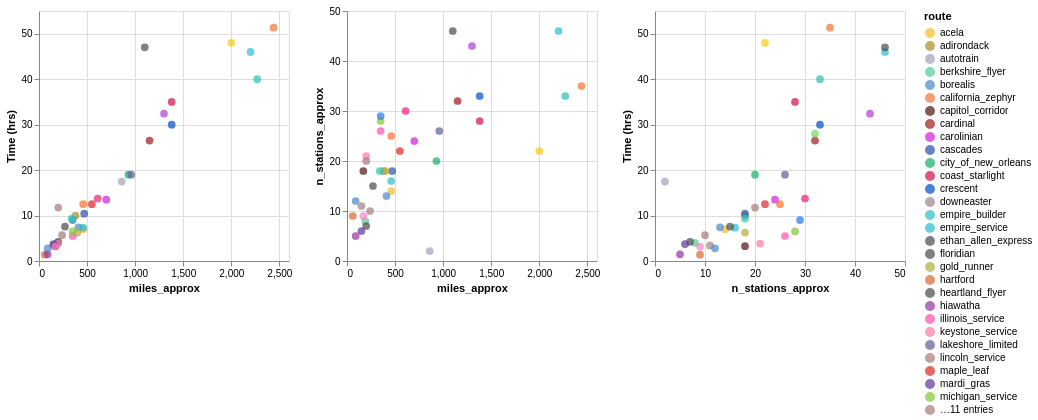

The code cell stored with this chart in its notebook:
### Code cell
route_colors = df.set_index('route')['_color'].to_dict()

chart_1 = alt.Chart(df).mark_circle(size=60).encode(
    x='miles_approx', y=alt.Y('time', title='Time (hrs)'), 
    color=alt.Color('route:N', scale=alt.Scale(domain=list(route_colors.keys()),
                                             range=list(route_colors.values()))),
    tooltip=['route_label', 'time', 'frequency', 'miles_approx', 'n_stations_approx']
    ).properties(width=250, height=250)

chart_2 = alt.Chart(df).mark_circle(size=60).encode(
    x='miles_approx', y='n_stations_approx', 
    color=alt.Color('route:N', scale=alt.Scale(domain=list(route_colors.keys()),
                                             range=list(route_colors.values()))),
    tooltip=['route_label', 'time', 'frequency', 'miles_approx', 'n_stations_approx']
    ).properties(width=250, height=250)

chart_3 = alt.Chart(df).mark_circle(size=60).encode(
    x='n_stations_approx', y=alt.Y('time', title='Time (hrs)'), 
    color=alt.Color('route:N', scale=alt.Scale(domain=list(route_colors.keys()),
                                             range=list(route_colors.values()))),
    tooltip=['route_label', 'time', 'frequency', 'miles_approx', 'n_stations_approx']
    ).properties(width=250, height=250)


alt.hconcat(chart_1, chart_2, chart_3)

### Figure 1 — Vega-Lite specification as saved in the notebook (floating-point values rounded to 4 significant figures)
{"config": {"view": {"continuousWidth": 300, "continuousHeight": 300}}, "hconcat": [{"mark": {"type": "circle", "size": 60}, "encoding": {"color": {"field": "route", "scale": {"domain": ["acela", "adirondack", "autotrain", "berkshire_flyer", "borealis", "california_zephyr", "capitol_corridor", "cardinal", "carolinian", "cascades", "city_of_new_orleans", "coast_starlight", "crescent", "downeaster", "empire_builder", "empire_service", "ethan_allen_express", "floridian", "gold_runner", "hartford", "heartland_flyer", "hiawatha", "illinois_service", "keystone_service", "lakeshore_limited", "lincoln_service", "maple_leaf", "mardi_gras", "michigan_service", "missouri_river", "northeast_regional", "pacific_surfliner", "pennsylvanian", "piedmont", "silver_meteor_palmetto", "southwest_chief", "sunset_limited", "texas_eagle", "valley_flyer", "vermonter"], "range": ["#F5BD23", "#AE8A27", "#A4A1B8", "#4ECC93", "#4987C9", "#F27435", "#530F0F", "#A01919", "#D31BD9", "#2750AE", "#12AE68", "#CC0F48", "#004CC7", "#9C8585", "#2BBCCF", "#2BBCCF", "#4A4A4A", "#4A4A4A", "#B2AC3D", "#D16935", "#4A4A4A", "#9830A0", "#FF4EAD", "#FE78A7", "#5E5E94", "#A67979", "#DE2323", "#5C359B", "#82C634", "#A67979", "#FD6F2C", "#2377DE", "#2EC5B3", "#FF80C0", "#70DC55", "#2AC1B0", "#F5CB0E", "#B03AD2", "#4987C9", "#E72177"]}, "type": "nominal"}, "tooltip": [{"field": "route_label", "type": "nominal"}, {"field": "time", "type": "quantitative"}, {"field": "frequency", "type": "nominal"}, {"field": "miles_approx", "type": "quantitative"}, {"field": "n_stations_approx", "type": "quantitative"}], "x": {"field": "miles_approx", "type": "quantitative"}, "y": {"field": "time", "title": "Time (hrs)", "type": "quantitative"}}, "height": 250, "width": 250}, {"mark": {"type": "circle", "size": 60}, "encoding": {"color": {"field": "route", "scale": {"domain": ["acela", "adirondack", "autotrain", "berkshire_flyer", "borealis", "california_zephyr", "capitol_corridor", "cardinal", "carolinian", "cascades", "city_of_new_orleans", "coast_starlight", "crescent", "downeaster", "empire_builder", "empire_service", "ethan_allen_express", "floridian", "gold_runner", "hartford", "heartland_flyer", "hiawatha", "illinois_service", "keystone_service", "lakeshore_limited", "lincoln_service", "maple_leaf", "mardi_gras", "michigan_service", "missouri_river", "northeast_regional", "pacific_surfliner", "pennsylvanian", "piedmont", "silver_meteor_palmetto", "southwest_chief", "sunset_limited", "texas_eagle", "valley_flyer", "vermonter"], "range": ["#F5BD23", "#AE8A27", "#A4A1B8", "#4ECC93", "#4987C9", "#F27435", "#530F0F", "#A01919", "#D31BD9", "#2750AE", "#12AE68", "#CC0F48", "#004CC7", "#9C8585", "#2BBCCF", "#2BBCCF", "#4A4A4A", "#4A4A4A", "#B2AC3D", "#D16935", "#4A4A4A", "#9830A0", "#FF4EAD", "#FE78A7", "#5E5E94", "#A67979", "#DE2323", "#5C359B", "#82C634", "#A67979", "#FD6F2C", "#2377DE", "#2EC5B3", "#FF80C0", "#70DC55", "#2AC1B0", "#F5CB0E", "#B03AD2", "#4987C9", "#E72177"]}, "type": "nominal"}, "tooltip": [{"field": "route_label", "type": "nominal"}, {"field": "time", "type": "quantitative"}, {"field": "frequency", "type": "nominal"}, {"field": "miles_approx", "type": "quantitative"}, {"field": "n_stations_approx", "type": "quantitative"}], "x": {"field": "miles_approx", "type": "quantitative"}, "y": {"field": "n_stations_approx", "type": "quantitative"}}, "height": 250, "width": 250}, {"mark": {"type": "circle", "size": 60}, "encoding": {"color": {"field": "route", "scale": {"domain": ["acela", "adirondack", "autotrain", "berkshire_flyer", "borealis", "california_zephyr", "capitol_corridor", "cardinal", "carolinian", "cascades", "city_of_new_orleans", "coast_starlight", "crescent", "downeaster", "empire_builder", "empire_service", "ethan_allen_express", "floridian", "gold_runner", "hartford", "heartland_flyer", "hiawatha", "illinois_service", "keystone_service", "lakeshore_limited", "lincoln_service", "maple_leaf", "mardi_gras", "michigan_service", "missouri_river", "northeast_regional", "pacific_surfliner", "pennsylvanian", "piedmont", "silver_meteor_palmetto", "southwest_chief", "sunset_limited", "texas_eagle", "valley_flyer", "vermonter"], "range": ["#F5BD23", "#AE8A27", "#A4A1B8", "#4ECC93", "#4987C9", "#F27435", "#530F0F", "#A01919", "#D31BD9", "#2750AE", "#12AE68", "#CC0F48", "#004CC7", "#9C8585", "#2BBCCF", "#2BBCCF", "#4A4A4A", "#4A4A4A", "#B2AC3D", "#D16935", "#4A4A4A", "#9830A0", "#FF4EAD", "#FE78A7", "#5E5E94", "#A67979", "#DE2323", "#5C359B", "#82C634", "#A67979", "#FD6F2C", "#2377DE", "#2EC5B3", "#FF80C0", "#70DC55", "#2AC1B0", "#F5CB0E", "#B03AD2", "#4987C9", "#E72177"]}, "type": "nominal"}, "tooltip": [{"field": "route_label", "type": "nominal"}, {"field": "time", "type": "quantitative"}, {"field": "frequency", "type": "nominal"}, {"field": "miles_approx", "type": "quantitative"}, {"field": "n_stations_approx", "type": "quantitative"}], "x": {"field": "n_stations_approx", "type": "quantitative"}, "y": {"field": "time", "title": "Time (hrs)", "type": "quantitative"}}, "height": 250, "width": 250}], "data": {"name": "data-8c176b3dc10ebb1b246ed1ae878233ca"}, "$schema": "https://vega.github.io/schema/vega-lite/v5.20.1.json", "datasets": {"data-8c176b3dc10ebb1b246ed1ae878233ca": [{"route": "acela", "route_label": "Acela", "origin": "Boston", "destination": "Washington DC", "stop_summary": "Boston - New Haven - New York - Philadelphia - Wilmington - Washington", "n_stations_approx": 14, "n_stations_approx_label": "14 (min: 4, max: 14)", "time": 7.0, "time_label": "7hrs", "frequency": "nx Daily", "miles_approx": 460, "bikes": null, "_color": "#F5BD23", "link": "https://www.amtrak.com/routes/acela-train"}, {"route": "adirondack", "route_label": "Adirondack", "origin": "Montreal", "destination": "New York", "stop_summary": "Montreal - Westport - Saratoga Springs - Albany - New York", "n_stations_approx": 18, "n_stations_approx_label": 18, "time": 10.0, "time_label": "10hrs", "frequency": "Daily", "miles_approx": 380, "bikes": null, "_color": "#AE8A27", "link": "https://www.amtrak.com/routes/adirondack-train"}, {"route": "autotrain", "route_label": "Autotrain", "origin": "Lorton, VA (Washington DC)", "destination": "Sanford, FL (Orlando)", "stop_summary": "Lorton, VA (Washington, DC) - Sanford, FL (Orlando)", "n_stations_approx": 2, "n_stations_approx_label": 2, "time": 17.48, "time_label": "17hrs 29min", "frequency": "Daily", "miles_approx": 860, "bikes": "yes", "_color": "#A4A1B8", "link": "https://www.amtrak.com/routes/auto-train"}, {"route": "berkshire_flyer", "route_label": "Berkshire Flyer", "origin": "New York", "destination": "Pittsfield", "stop_summary": "New York - Poughkeepsie - Albany - Pittsfield", "n_stations_approx": 8, "n_stations_approx_label": 8, "time": 4.0, "time_label": "4hrs", "frequency": "Late June - Early Sept", "miles_approx": 190, "bikes": null, "_color": "#4ECC93", "link": "https://www.amtrak.com/routes/berkshire-flyer-train"}, {"route": "borealis", "route_label": "Borealis", "origin": "St. Paul / Minneapolis", "destination": "Chicago", "stop_summary": "St. Paul/Minneapolis - Milwaukee - Chicago", "n_stations_approx": 13, "n_stations_approx_label": 13, "time": 7.4, "time_label": "7hrs 24min", "frequency": "Daily", "miles_approx": 410, "bikes": null, "_color": "#4987C9", "link": "https://www.amtrak.com/routes/borealis-train"}, {"route": "california_zephyr", "route_label": "California Zephyr", "origin": "Chicago", "destination": "Emeryville (San Francisco)", "stop_summary": "Chicago - Omaha - Denver - Salt Lake City - Emeryville (San Francisco)", "n_stations_approx": 35, "n_stations_approx_label": 35, "time": 51.33, "time_label": "51hrs 20min", "frequency": "Daily", "miles_approx": 2440, "bikes": "yes", "_color": "#F27435", "link": "https://www.amtrak.com/routes/california-zephyr-train"}, {"route": "capitol_corridor", "route_label": "Capitol Corridor", "origin": "Auburn", "destination": "San Jose", "stop_summary": "Auburn - Sacramento - Emeryville (San Francisco) - Oakland - San Jose", "n_stations_approx": 18, "n_stations_approx_label": 18, "time": 3.25, "time_label": "3hrs 15min", "frequency": "nx Daily", "miles_approx": 170, "bikes": "yes", "_color": "#530F0F", "link": "https://www.amtrak.com/routes/capitol-corridor-train"}, {"route": "cardinal", "route_label": "Cardinal", "origin": "New York", "destination": "Chicago", "stop_summary": "New York - Washington - Charlottesville - Cincinnati - Indianapolis - Chicago", "n_stations_approx": 32, "n_stations_approx_label": 32, "time": 26.5, "time_label": "26hrs 30min", "frequency": "3 days a week", "miles_approx": 1150, "bikes": null, "_color": "#A01919", "link": "https://www.amtrak.com/routes/cardinal-train"}, {"route": "carolinian", "route_label": "Carolinian", "origin": "New York", "destination": "Charlotte", "stop_summary": "New York - Richmond - Raleigh - Charlotte", "n_stations_approx": 24, "n_stations_approx_label": 24, "time": 13.5, "time_label": "13hrs 30min", "frequency": "Daily", "miles_approx": 700, "bikes": null, "_color": "#D31BD9", "link": "https://www.amtrak.com/routes/carolinian-train"}, {"route": "cascades", "route_label": "Cascades", "origin": "Vancouver, BC", "destination": "Eugene", "stop_summary": "Vancouver, BC - Seattle - Tacoma - Portland - Salem - Eugene", "n_stations_approx": 18, "n_stations_approx_label": "18 unique stations (min: 8, max: 18)", "time": 10.42, "time_label": "10hrs 25min", "frequency": "nx Daily", "miles_approx": 470, "bikes": null, "_color": "#2750AE", "link": "https://www.amtrak.com/routes/cascades-train"}, {"route": "city_of_new_orleans", "route_label": "City of New Orleans", "origin": "Chicago", "destination": "New Orleans", "stop_summary": "Chicago - Champaign-Urbana - Carbondale - Memphis - Jackson - New Orleans", "n_stations_approx": 20, "n_stations_approx_label": 20, "time": 19.0, "time_label": "19hrs", "frequency": "Daily", "miles_approx": 930, "bikes": "yes", "_color": "#12AE68", "link": "https://www.amtrak.com/routes/city-of-new-orleans-train"}, {"route": "coast_starlight", "route_label": "Coast Starlight", "origin": "Seattle", "destination": "Los Angeles", "stop_summary": "Seattle - Tacoma - Portland - Sacramento - San Francisco area - Los Angeles", "n_stations_approx": 28, "n_stations_approx_label": 28, "time": 35.0, "time_label": "35hrs", "frequency": "Daily", "miles_approx": 1380, "bikes": "yes", "_color": "#CC0F48", "link": "https://www.amtrak.com/routes/coast-starlight-train"}, {"route": "crescent", "route_label": "Crescent", "origin": "New York", "destination": "New Orleans", "stop_summary": "New York - Washington - Charlottesville - Charlotte - Atlanta - Birmingham - New Orleans", "n_stations_approx": 33, "n_stations_approx_label": 33, "time": 30.0, "time_label": "30hrs", "frequency": "Daily", "miles_approx": 1380, "bikes": "yes", "_color": "#004CC7", "link": "https://www.amtrak.com/routes/crescent-train"}, {"route": "downeaster", "route_label": "Downeaster", "origin": "Brunswick", "destination": "Boston", "stop_summary": "Brunswick - Freeport - Portland - Saco - Exeter - Boston", "n_stations_approx": 11, "n_stations_approx_label": 11, "time": 3.417, "time_label": "3hrs 25min", "frequency": "nx Daily", "miles_approx": 150, "bikes": null, "_color": "#9C8585", "link": "https://www.amtrak.com/routes/downeaster-train"}, {"route": "empire_builder", "route_label": "Empire Builder", "origin": "Chicago", "destination": "Portland/Seattle", "stop_summary": "Chicago - Milwaukee - St. Paul/Minneapolis - Minot - Spokane - Portland/Seattle", "n_stations_approx": 46, "n_stations_approx_label": 46, "time": 46.0, "time_label": "46hrs", "frequency": "Daily", "miles_approx": 2200, "bikes": "yes", "_color": "#2BBCCF", "link": "https://www.amtrak.com/routes/empire-builder-train"}, {"route": "empire_service", "route_label": "Empire Service", "origin": "Niagara Falls", "destination": "New York", "stop_summary": "Niagara Falls - Buffalo - Rochester - Syracuse - Albany - New York ", "n_stations_approx": 16, "n_stations_approx_label": "16 unique stations (min: 5, max: 16)", "time": 7.333, "time_label": "7hrs 20min", "frequency": "nx Daily", "miles_approx": 460, "bikes": null, "_color": "#2BBCCF", "link": "https://www.amtrak.com/routes/empire-service-train"}, {"route": "ethan_allen_express", "route_label": "Ethan Allen Express", "origin": "Burlington", "destination": "New York", "stop_summary": "Burlington - Rutland - Saratoga Springs - Albany - New York", "n_stations_approx": 15, "n_stations_approx_label": 15, "time": 7.567, "time_label": "7hrs 34min", "frequency": "Daily", "miles_approx": 270, "bikes": null, "_color": "#4A4A4A", "link": "https://www.amtrak.com/routes/ethan-allen-express-train"}, {"route": "floridian", "route_label": "Floridian", "origin": "Chicago", "destination": "Tampa / Miami", "stop_summary": "Chicago - Pittsburgh - Washington, DC - Savannah - Tampa/Miami", "n_stations_approx": 46, "n_stations_approx_label": 46, "time": 47.0, "time_label": "47hrs", "frequency": "Daily", "miles_approx": 1100, "bikes": null, "_color": "#4A4A4A", "link": "https://www.amtrak.com/routes/floridian-train"}, {"route": "gold_runner", "route_label": "Gold Runner", "origin": "San Francisco / Sacramento", "destination": "Bakersfield", "stop_summary": "San Francisco Bay Area/Sacramento - Bakersfield/Southern California", "n_stations_approx": 18, "n_stations_approx_label": 18, "time": 6.25, "time_label": "6hrs 15min", "frequency": "nx Daily", "miles_approx": 400, "bikes": null, "_color": "#B2AC3D", "link": "https://www.amtrak.com/routes/gold-runner-train"}, {"route": "hartford", "route_label": "Hartford", "origin": "New Haven", "destination": "Springfield", "stop_summary": "New Haven - Hartford - Windsor Locks - Springfield", "n_stations_approx": 9, "n_stations_approx_label": 9, "time": 1.4, "time_label": "1hr 24min", "frequency": "nx Daily", "miles_approx": 60, "bikes": null, "_color": "#D16935", "link": "https://www.amtrak.com/routes/amtrak-hartford-line-train"}, {"route": "heartland_flyer", "route_label": "Heartland Flyer", "origin": "Oklahoma City", "destination": "Fort Worth", "stop_summary": "Oklahoma City - Fort Worth", "n_stations_approx": 7, "n_stations_approx_label": 7, "time": 4.233, "time_label": "4hrs 14min", "frequency": "Daily", "miles_approx": 200, "bikes": "yes", "_color": "#4A4A4A", "link": "https://www.amtrak.com/routes/heartland-flyer-train"}, {"route": "hiawatha", "route_label": "Hiawatha", "origin": "Milwaukee", "destination": "Chicago", "stop_summary": "Milwaukee - Glenview - Chicago", "n_stations_approx": 5, "n_stations_approx_label": 5, "time": 1.483, "time_label": "1hr 29min", "frequency": "nx Daily", "miles_approx": 90, "bikes": "yes", "_color": "#9830A0", "link": "https://www.amtrak.com/routes/hiawatha-train"}, {"route": "illinois_service", "route_label": "Illinois Service", "origin": "Chicago", "destination": "Carbondale", "stop_summary": "Chicago - Galesburg - Quincy/Springfield - St. Louis/Champaign-Urbana - Carbondale", "n_stations_approx": 26, "n_stations_approx_label": "26 unique stations: Zephyr/Carl Sandburg: 10 (Chicago - Quincy), Saluki/Illini: 11 (Chicago - Carbondale), Lincoln: 11 (Chicago - St Louis)", "time": 5.5, "time_label": "5hrs 30min", "frequency": "nx Daily", "miles_approx": 350, "bikes": "yes", "_color": "#FF4EAD", "link": "https://www.amtrak.com/routes/illinois-services-train"}, {"route": "keystone_service", "route_label": "Keystone Service", "origin": "New York", "destination": "Harrisburg", "stop_summary": "New York - Philadelphia - Paoli - Downingtown - Lancaster - Harrisburg", "n_stations_approx": 21, "n_stations_approx_label": "21 unique stations (min: 8, max: 17)", "time": 3.833, "time_label": "3hrs 50min", "frequency": "nx Daily", "miles_approx": 200, "bikes": "yes", "_color": "#FE78A7", "link": "https://www.amtrak.com/routes/keystone-service-train"}, {"route": "lakeshore_limited", "route_label": "Lakeshore Limited", "origin": "New York / Boston", "destination": "Chicago", "stop_summary": "New York/Boston - Albany - Buffalo - Cleveland - Toledo - Chicago", "n_stations_approx": 26, "n_stations_approx_label": 26, "time": 19.0, "time_label": "19hrs", "frequency": "Daily", "miles_approx": 960, "bikes": "yes", "_color": "#5E5E94", "link": "https://www.amtrak.com/routes/lake-shore-limited-train"}, {"route": "lincoln_service", "route_label": "Lincoln Service ", "origin": "Chicago", "destination": "Kansas City", "stop_summary": "Chicago - St. Louis - Kansas City, MO", "n_stations_approx": 20, "n_stations_approx_label": 20, "time": 11.75, "time_label": "11hrs 45min", "frequency": "Daily", "miles_approx": 200, "bikes": "yes", "_color": "#A67979", "link": "https://www.amtrak.com/routes/lincoln-service-missouri-river-runner-train"}, {"route": "maple_leaf", "route_label": "Maple Leaf", "origin": "Toronto", "destination": "New York", "stop_summary": "Toronto - Niagara Falls - Buffalo - Rochester - Syracuse - Albany - New York", "n_stations_approx": 22, "n_stations_approx_label": 22, "time": 12.5, "time_label": "12hrs 30min", "frequency": "Daily", "miles_approx": 550, "bikes": null, "_color": "#DE2323", "link": "https://www.amtrak.com/routes/maple-leaf-train"}, {"route": "mardi_gras", "route_label": "Mardi Gras", "origin": "New Orleans", "destination": "Mobile", "stop_summary": "New Orleans - Gulfport - Mobile", "n_stations_approx": 6, "n_stations_approx_label": 6, "time": 3.717, "time_label": "3hrs 43min", "frequency": "2x Daily", "miles_approx": 150, "bikes": null, "_color": "#5C359B", "link": "https://www.amtrak.com/routes/amtrak-mardi-gras-service"}, {"route": "michigan_service", "route_label": "Michigan Service", "origin": "Chicago", "destination": "Grand Rapids / Lansing (Pere Marquette), Port Huron / Ann Arbor (Wolverine) , Detroit / Pontiac (Blue Water)", "stop_summary": "Chicago - Grand Rapids/Lansing- Port Huron/Ann Arbor - Detroit - Pontiac", "n_stations_approx": 28, "n_stations_approx_label": "28 unique stations (Pere Marquette: 5, Blue Water: 11, Wolverine: 15)", "time": 6.5, "time_label": "6hrs 30min", "frequency": "nx Daily", "miles_approx": 350, "bikes": null, "_color": "#82C634", "link": "https://www.amtrak.com/routes/michigan-services-train"}, {"route": "missouri_river", "route_label": "Missouri River", "origin": "St. Louis", "destination": "Kansas City", "stop_summary": "St. Louis - Washington - Sedalia - Independence - Kansas City, MO", "n_stations_approx": 10, "n_stations_approx_label": 10, "time": 5.667, "time_label": "5hrs 40min", "frequency": "Daily", "miles_approx": 240, "bikes": null, "_color": "#A67979", "link": "https://www.amtrak.com/routes/missouri-river-runner-train"}, {"route": "northeast_regional", "route_label": "Northeast Regional", "origin": "Boston / Springfield", "destination": "Roanoke / Norfolk / Newport News", "stop_summary": "Boston/Springfield - New York - Philadelphia - Washington - Roanoke/Norfolk/Newport News", "n_stations_approx": 25, "n_stations_approx_label": "25 unique stations (min: 3, max: 25)", "time": 12.5, "time_label": "12hrs 30min", "frequency": "nx Daily", "miles_approx": 460, "bikes": "yes", "_color": "#FD6F2C", "link": "https://www.amtrak.com/routes/northeast-regional-train"}, {"route": "pacific_surfliner", "route_label": "Pacific Surfliner", "origin": "San Luis Obispo", "destination": "San Diego", "stop_summary": "San Luis Obispo - Santa Barbara - Los Angeles - Anaheim - San Diego", "n_stations_approx": 29, "n_stations_approx_label": "29 unique stations (min: 9, max: 29)", "time": 9.0, "time_label": "9hrs", "frequency": "nx Daily", "miles_approx": 350, "bikes": "yes", "_color": "#2377DE", "link": "https://www.amtrak.com/routes/pacific-surfliner-train"}, {"route": "pennsylvanian", "route_label": "Pennsylvanian", "origin": "New York", "destination": "Pittsburgh", "stop_summary": "New York - Philadelphia - Lancaster - Harrisburg - Altoona - Pittsburgh", "n_stations_approx": 18, "n_stations_approx_label": 18, "time": 9.333, "time_label": "9hrs 20min", "frequency": "Daily", "miles_approx": 340, "bikes": "yes", "_color": "#2EC5B3", "link": "https://www.amtrak.com/routes/pennsylvanian-train"}, {"route": "piedmont", "route_label": "Piedmont", "origin": "Raleigh", "destination": "Charlotte", "stop_summary": "Raleigh - Durham - Greensboro - High Point - Charlotte", "n_stations_approx": 9, "n_stations_approx_label": 9, "time": 3.167, "time_label": "3hrs 10min", "frequency": "Daily", "miles_approx": 170, "bikes": "yes", "_color": "#FF80C0", "link": "https://www.amtrak.com/routes/piedmont-train"}, {"route": "silver_meteor_palmetto", "route_label": "Silver Meteor / Palmetto", "origin": "New York", "destination": "Tampa / Miami", "stop_summary": "New York - Washington - Charleston - Savannah - Jacksonville - Orlando - Tampa/Miami", "n_stations_approx": 32, "n_stations_approx_label": "Palmetto: 23, Silver: 32", "time": 28.0, "time_label": "<28hrs", "frequency": "Daily", "miles_approx": "1400 / 800", "bikes": "yes", "_color": "#70DC55", "link": "https://www.amtrak.com/routes/silver-service-palmetto-train"}, {"route": "southwest_chief", "route_label": "Southwest Chief", "origin": "Chicago", "destination": "Los Angeles", "stop_summary": "Chicago - Kansas City, MO - La Junta - Albuquerque - Flagstaff - Los Angeles", "n_stations_approx": 33, "n_stations_approx_label": 33, "time": 40.0, "time_label": "40+hrs", "frequency": "Daily", "miles_approx": 2270, "bikes": null, "_color": "#2AC1B0", "link": "https://www.amtrak.com/routes/southwest-chief-train"}, {"route": "sunset_limited", "route_label": "Sunset Limited", "origin": "New Orleans", "destination": "Los Angeles", "stop_summary": "New Orleans - Houston - San Antonio - El Paso - Tucson - Palm Springs -  Los Angeles", "n_stations_approx": 22, "n_stations_approx_label": 22, "time": 48.0, "time_label": "48hrs", "frequency": "3 days a week", "miles_approx": 2000, "bikes": "yes", "_color": "#F5CB0E", "link": "https://www.amtrak.com/routes/sunset-limited-train"}, {"route": "texas_eagle", "route_label": "Texas Eagle", "origin": "Chicago", "destination": "Los Angeles", "stop_summary": "Chicago - St. Louis - Little Rock - Dallas - San Antonio - Tucson - Los Angeles", "n_stations_approx": 43, "n_stations_approx_label": 43, "time": 32.42, "time_label": "32hrs 25min", "frequency": "Daily", "miles_approx": 1300, "bikes": "yes", "_color": "#B03AD2", "link": "https://www.amtrak.com/routes/texas-eagle-train"}, {"route": "valley_flyer", "route_label": "Valley Flyer", "origin": "New Haven", "destination": "Greenfield", "stop_summary": "New Haven - Springfield - Northampton - Greenfield", "n_stations_approx": 12, "n_stations_approx_label": 12, "time": 2.8, "time_label": "2hrs 48min", "frequency": "nx Daily", "miles_approx": 90, "bikes": null, "_color": "#4987C9", "link": "https://www.amtrak.com/routes/valley-flyer-train"}, {"route": "vermonter", "route_label": "Vermonter", "origin": "St. Albans", "destination": "Washington DC", "stop_summary": "St. Albans - Essex Jct. (Burlington) - Springfield - New York - Washington", "n_stations_approx": 30, "n_stations_approx_label": 30, "time": 13.75, "time_label": "13hrs 45min", "frequency": "Daily", "miles_approx": 610, "bikes": "yes", "_color": "#E72177", "link": "https://www.amtrak.com/routes/vermonter-train"}]}}
